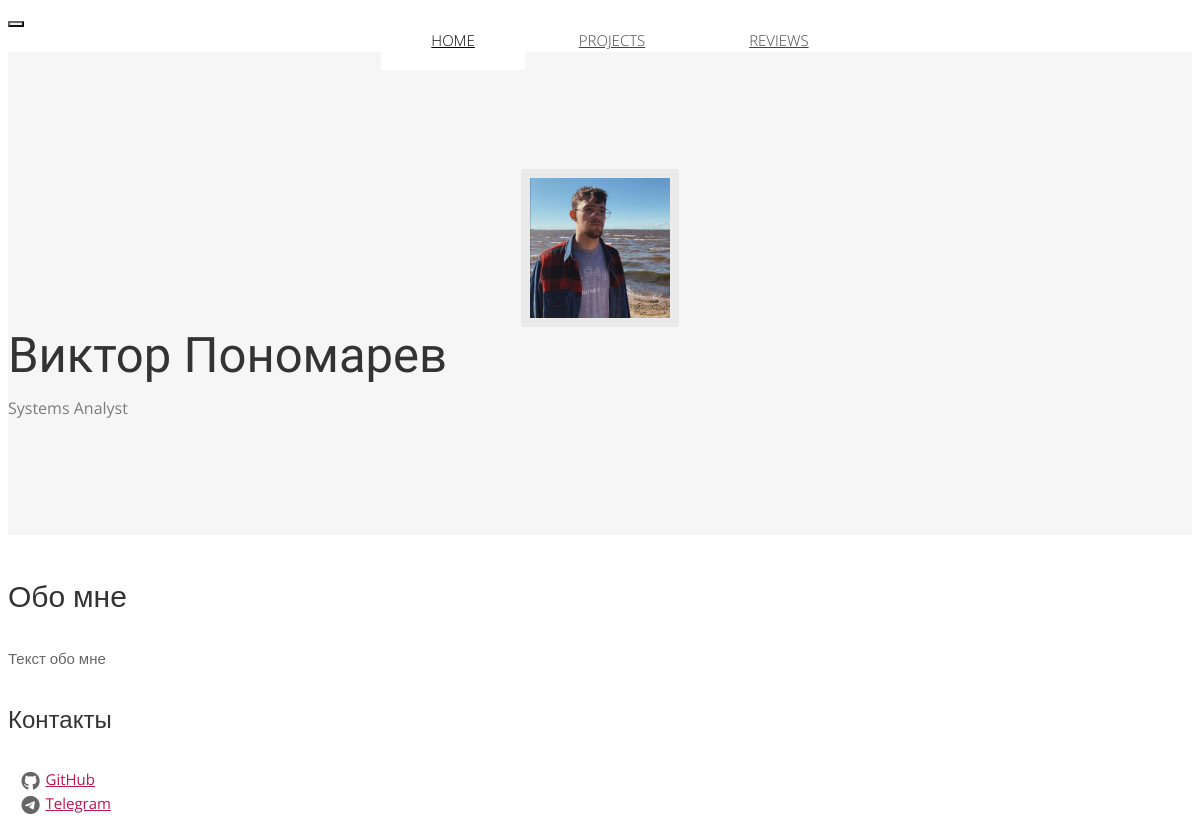
The app's page /business/ with its own data.
### business/models.py (models this page shows, shortened)
class Owner_site(models.Model):
    first_name = models.CharField(max_length=10)
    image = models.ImageField(upload_to='images/', blank=True)
    last_name = models.CharField(max_length=10)
    position = models.CharField(max_length=100)
    company = models.ForeignKey(Company, on_delete=models.PROTECT)
    about = models.CharField(max_length=500)

class Contacts(models.Model):
    name = models.CharField(max_length=150)
    link = models.URLField()
    name_icon_fa = models.CharField(
        max_length=100, default='fa-regular fa-envelope')
    owner_site = models.ForeignKey(Owner_site, on_delete=models.CASCADE)

### business/views.py (the view)
# urls.py: path('', views.index, name='index'),
def index(request):
    owner_site = Owner_site.objects.all().last()
    contacts_list = owner_site.contacts_set.all()
    context = {
        'owner_site': owner_site,
        'contacts_list': contacts_list,
    }
    return render(request, 'business/index.html', context)

### business/templates/business/index.html (shortened to what this page needs)
<!DOCTYPE html>
<html lang="en">
	{% load static %}
<head>
	<link href="http://netdna.bootstrapcdn.com/bootstrap/3.0.0/css/bootstrap.no-icons.min.css" rel="stylesheet">
	<link href="http://netdna.bootstrapcdn.com/font-awesome/4.0.3/css/font-awesome.css" rel="stylesheet">
	<link rel="stylesheet" href="{% static 'business/styles.css' %}">
</head>
<body class="home">
<header id="header">
	<nav class="navbar navbar-default navbar-sticky">
		<div class="container-fluid">
			<div class="navbar-header">
				<button type="button" class="navbar-toggle" data-toggle="collapse" data-target="#bs-example-navbar-collapse-1"> </button>
			</div>
			<div class="navbar-collapse collapse">
				<ul class="nav navbar-nav">
					<li class="active"><a href="{% url 'business:index' %}">Home</a></li>
					<li><a href="{% url 'business:projects' %}">Projects</a></li>
					<li><a href="{% url 'business:reviews' %}">Reviews</a></li>
				</ul>
			</div>
		</div>
	</nav>
	<div id="head" class="parallax" parallax-speed="2">
		<h1 id="logo" class="text-center">
			<img class="img-circle" src="{{ owner_site.image.url }}" alt="">
			<span class="title">{{ owner_site.first_name }} {{ owner_site.last_name }}</span>
			<span class="tagline">{{ owner_site.position }}<br>
		</h1>
	</div>
</header>
<main id="main">
	<div class="container">
		<div class="row topspace">
			<article class="col-sm-8 maincontent">
				<h3>Обо мне </h3>
				<p>{{ owner_site.about }}</p>
			</article>
			<aside class="col-md-4 sidebar sidebar-left">
				<div class="widget">
					{% if contacts_list %}
					<h4>Контакты</h4>
					<ul class="fa-ul">
						{% for contact in contacts_list %}
						<li>
							<span class="fa-li">
							</span>
							<a href="{{ contact.link }}">{{ contact.name }}</a>
						</li>
						{% endfor %}
					</ul>
					{% else %}
						<p></p>
					{% endif %}
				</div>
			</aside>
		</div>
	</div>
</main>
</body>
</html>

### business/static/business/styles.css (style rules this page uses)
html { font-size: 100%; }
body { font-size: 15px; font-size: 0.9375rem; font-family: "Open sans", Helvetica, Arial, sans-serif; color: #666666; padding: 0; }
.topspace { margin-top: 40px; }
.navbar { border-width: 1px 0; -webkit-border-radius: 0; -webkit-background-clip: padding-box; -moz-border-radius: 0; -moz-background-clip: padding; border-radius: 0; background-clip: padding-box; width: 100%; margin-bottom: 0; }
.navbar-collapse { -webkit-border-radius: 0; -webkit-background-clip: padding-box; -moz-border-radius: 0; -moz-background-clip: padding; border-radius: 0; background-clip: padding-box; font-family: "Open sans", Helvetica, Arial, sans-serif; font-weight: 300; text-transform: uppercase; }
.navbar-collapse .navbar-nav { float: none; margin: 0 auto; text-align: center; }
.navbar-collapse .navbar-nav > li { float: none; display: inline-block; }
.navbar-collapse .navbar-nav > li > a { padding: 20px 50px; }
.navbar-default { background-color: #ffffff; border-color: #cccccc; }
.navbar-default .navbar-nav > li > a { color: #454545; }
.navbar-default .navbar-nav > .active > a, .navbar-default .navbar-nav > .active > a:hover, .navbar-default .navbar-nav > .active > a:focus { color: #000000; background-color: #ffffff; }
.navbar-default .navbar-toggle { border-color: #666666; }
.navbar-default .navbar-collapse, .navbar-default .navbar-form { border-color: #cccccc; }
p { line-height: 1.6em; margin: 0 0 30px 0; }
ul, ol { line-height: 1.6em; margin: 0 0 30px 0; }
h1, h2, h3, h4, h5, h6, .h1, .h2, .h3, .h4, .h5, .h6 { font-family: "Open sans", Helvetica, Arial, sans-serif; font-weight: 400; color: #333333; }
h1 { font-size: 40px; font-size: 2.5rem; }
h3 { font-size: 30px; font-size: 1.875rem; }
h4 { font-size: 24px; font-size: 1.5rem; }
a { color: #bd1550; }
#head { background: #f4f4f4cc top center; background-size: cover; color: #5c5c5c; padding: 30px 0 35px 0; }
#head img.img-circle { display: block; width: 140px; height: 140px; overflow: hidden; border: 9px solid rgba(0, 0, 0, 0.05); margin: 0 auto; }
#head .title { font-family: Alice, Georgia, serif; font-size: 49px; font-size: 3.0625rem; }
#head .tagline { display: block; font-size: 14px; font-size: 0.875rem; line-height: 1.2em; color: #7C7C7C; margin: 5px 0 0; }
.home #head { padding: 90px 0; }
.home #head .title { font-size: 49px; font-size: 3.0625rem; }
.home #head .tagline { font-size: 16px; font-size: 1rem; margin: 15px 0 0; }
img { max-width: 100%; }
@media (min-width: 1200px) { .container { max-width: 1080px; } }

### records on screen
Owner_site: image (picture), first_name "Виктор", last_name "Пономарев", position "Systems Analyst", about "Текст обо мне"
Contacts: name "GitHub"
Contacts: name "Telegram"
